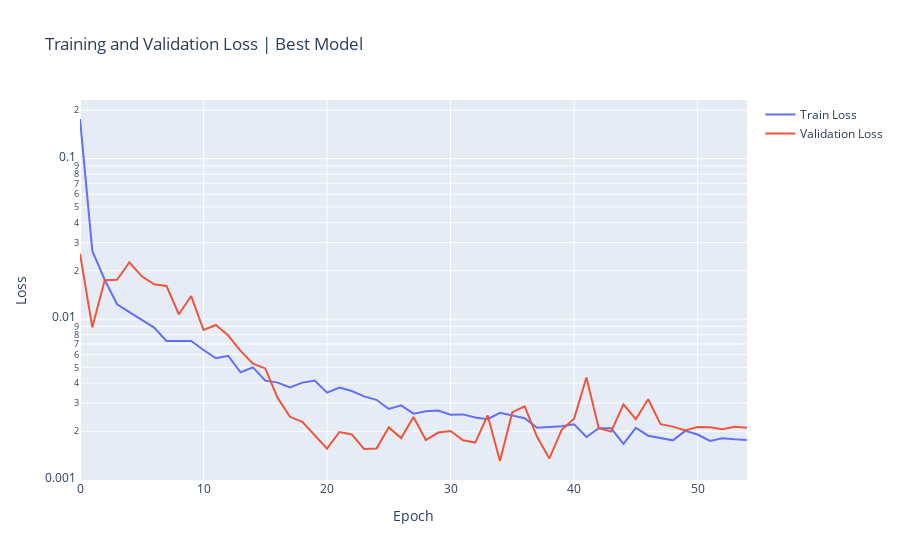
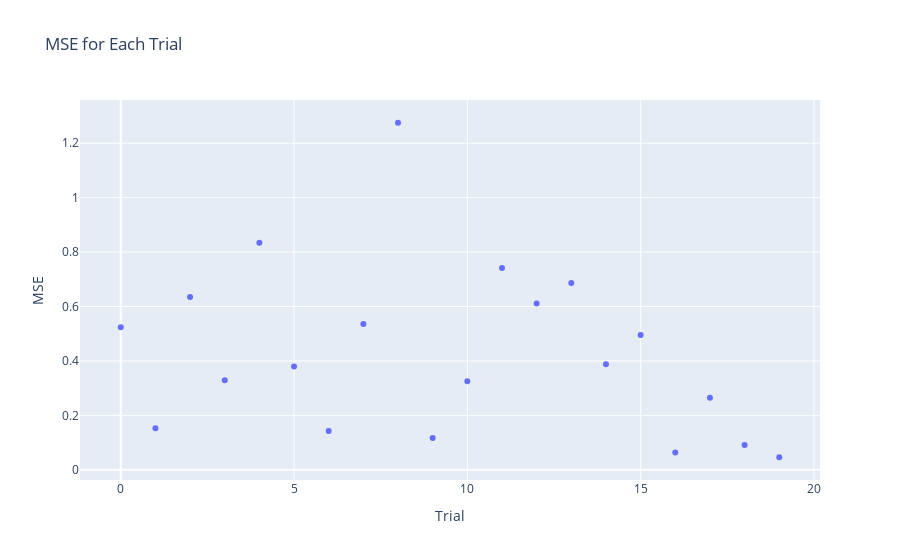

Here is the notebook cell these charts were saved with, in order:
### Code cell
import plotly.graph_objs as go

fig = go.Figure()
fig.add_trace(go.Scatter(y=metrics_best_model['loss_train'], mode='lines', name='Train Loss'))
fig.add_trace(go.Scatter(y=metrics_best_model['loss_val'], mode='lines', name='Validation Loss'))
fig.update_layout(title='Training and Validation Loss | Best Model', xaxis_title='Epoch', yaxis_title='Loss')
fig.update_yaxes(type="log")
fig.show()

# Plot MMSE for each trial
rmse_values = [np.sqrt(trial.value) for trial in study.trials if trial.value is not None]
fig = go.Figure(data=go.Scatter(y=rmse_values, mode='markers'))
fig.update_layout(title='MSE for Each Trial', xaxis_title='Trial', yaxis_title='MSE')
fig.show()

### Figure 1 — Plotly figure (JSON) as saved in the notebook; plotly's stock layout.template omitted (floating-point values rounded to 4 significant figures)
{"data": [{"mode": "lines", "name": "Train Loss", "type": "scatter", "y": [0.1764, 0.02654, 0.01759, 0.01236, 0.01105, 0.009869, 0.008845, 0.007307, 0.007336, 0.007302, 0.006421, 0.005701, 0.005904, 0.00466, 0.005004, 0.004135, 0.004019, 0.003754, 0.00402, 0.004134, 0.003479, 0.003745, 0.003563, 0.003298, 0.003141, 0.002753, 0.002899, 0.002575, 0.002664, 0.00269, 0.002535, 0.002548, 0.002435, 0.002378, 0.002604, 0.002496, 0.002414, 0.002105, 0.002122, 0.002152, 0.002208, 0.001842, 0.002091, 0.002087, 0.001671, 0.002099, 0.001878, 0.00181, 0.001756, 0.002012, 0.001908, 0.00174, 0.001808, 0.001782, 0.001763]}, {"mode": "lines", "name": "Validation Loss", "type": "scatter", "y": [0.02557, 0.008885, 0.01748, 0.01757, 0.02259, 0.01846, 0.01648, 0.01609, 0.01071, 0.01391, 0.008547, 0.009191, 0.007893, 0.00633, 0.005274, 0.004927, 0.003227, 0.002461, 0.002287, 0.001893, 0.001559, 0.00198, 0.001912, 0.001552, 0.001564, 0.002115, 0.001813, 0.002453, 0.001764, 0.001964, 0.002006, 0.001758, 0.001701, 0.002513, 0.001306, 0.00263, 0.002858, 0.001849, 0.001355, 0.002043, 0.002392, 0.004327, 0.00209, 0.00199, 0.002939, 0.002378, 0.003165, 0.002213, 0.002137, 0.002021, 0.002125, 0.002117, 0.002056, 0.002135, 0.002106]}], "layout": {"title": {"text": "Training and Validation Loss | Best Model"}, "xaxis": {"title": {"text": "Epoch"}}, "yaxis": {"title": {"text": "Loss"}, "type": "log"}}}

### Figure 2 — Plotly figure (JSON) as saved in the notebook; plotly's stock layout.template omitted (floating-point values rounded to 4 significant figures)
{"data": [{"mode": "markers", "type": "scatter", "y": [0.5235, 0.1525, 0.6346, 0.3291, 0.8343, 0.3797, 0.1424, 0.5357, 1.275, 0.1165, 0.3257, 0.7415, 0.6108, 0.6865, 0.388, 0.4956, 0.06394, 0.2649, 0.09123, 0.04612]}], "layout": {"title": {"text": "MSE for Each Trial"}, "xaxis": {"title": {"text": "Trial"}}, "yaxis": {"title": {"text": "MSE"}}}}
